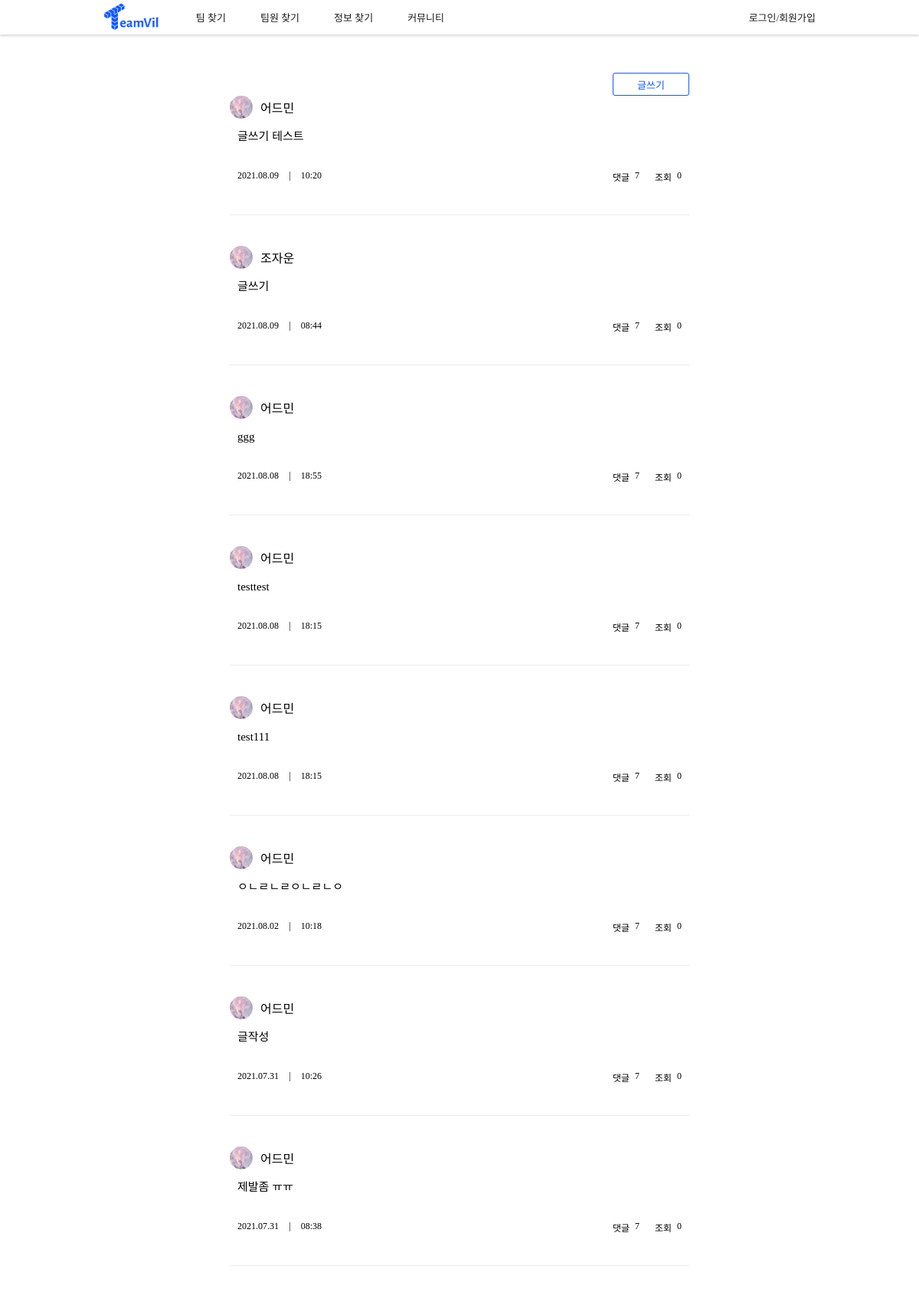
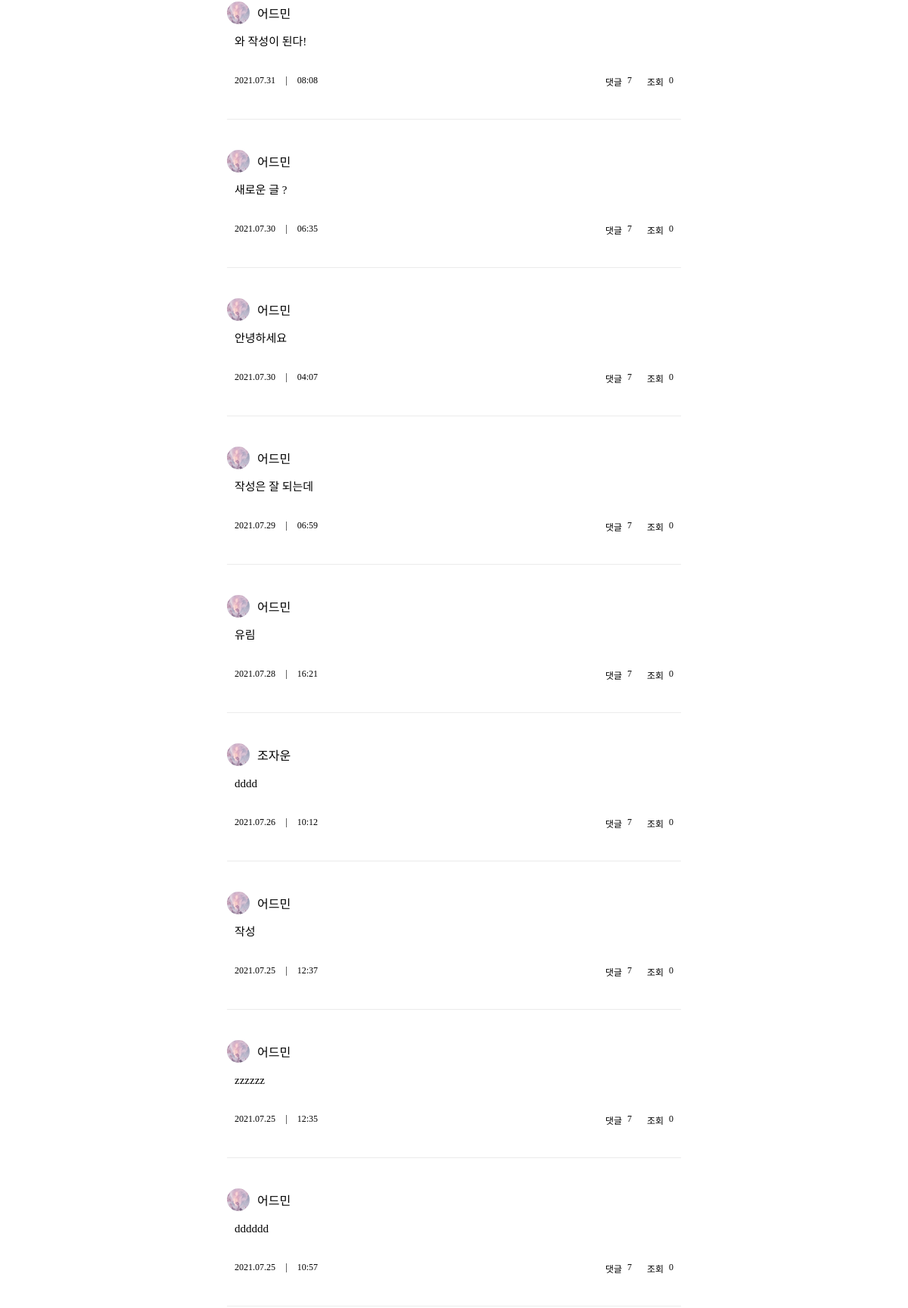
/community/community/ (upper part), run on the app's committed database (2 pictures, top to bottom).
### community/models.py (models this page shows)
class Com(models.Model):
    user_id = models.ForeignKey(User, on_delete = models.CASCADE, db_column="user_id")
    update_date = models.DateTimeField(auto_now=True)
    write_date = models.DateTimeField(auto_now_add= True)
    content = models.TextField()
    view_cnt = models.IntegerField(default=0)

### account/models.py (models this page shows, shortened)
class Profile(models.Model):
    user_id = models.ForeignKey(User, on_delete = models.CASCADE, db_column="user_id")
    name = models.CharField(max_length=25)
    mbti_id = models.ForeignKey(Mbti, on_delete = models.CASCADE, db_column="mbti_id")
    mbti_detail = models.CharField(max_length=100, null=True)
    email = models.CharField(max_length=45)
    phone = models.CharField(max_length=15)
    birthday = models.DateField()
    region1_id = models.ForeignKey(Region1, on_delete = models.CASCADE, db_column="region1_id")
    region2_id = models.ForeignKey(Region2, on_delete = models.CASCADE, db_column="region2_id")
    openPhone = models.IntegerField()
    openEmail = models.IntegerField()
    term_id = models.ForeignKey(Term, on_delete = models.CASCADE, db_column="term_id")
    field1_id = models.ForeignKey(Field1, on_delete = models.CASCADE, db_column="field1_id")
    field2 = models.CharField(max_length=20)
    state = models.IntegerField()
    job_id = models.ForeignKey(Job, on_delete = models.CASCADE, db_column="job_id")
    education_id = models.ForeignKey(Education, on_delete = models.CASCADE, db_column="education_id", null=True)
    isLink = models.IntegerField()
    isFile = models.IntegerField()
    isCarrer = models.IntegerField()
    pr = models.TextField(null=True)
    register = models.DateTimeField(default=timezone.now)
    photo = models.FileField(null=True)
    isReview = models.IntegerField()
    view_cnt = models.IntegerField(default=0)
    submit = models.IntegerField(default=0)

### community/views.py (the view)
# urls.py: path('community/', views.community, name="community"),
def community(request):
    community = Com.objects.all().order_by('-id')
    return render(request,'community.html', {'community':community})

### teamvil/templatetags/custom_tags.py (called while the page is built)
@register.simple_tag
def Name(profile): #community.user_id // reply.user_id
     user = User.objects.get(id=profile)
     profile = Profile.objects.get(user_id = user)
     name =  profile.name
     return name

@register.simple_tag
def get_profile_id(profile): #community.user_id // reply.user_id
     user = User.objects.get(id=profile)
     profile = Profile.objects.get(user_id = user)
     id =  profile.id
     return id

@register.simple_tag
def TimeFormat(write_date):
     write_date = write_date.strftime('%Y.%m.%d')
     return write_date

@register.simple_tag
def HourFormat(write_date):
     write_date = write_date.strftime('%H:%M')
     return write_date

### community/templates/community.html (shortened to what this page needs)
<!DOCTYPE html>
<html lang="en">
{% load static %}
{% load custom_tags %}
<head>
    <link rel="stylesheet" href="{% static 'css/base.css' %}">
    <link rel="stylesheet" href="{% static 'css/community.css' %}">
</head>
<body>
    {% include 'navbar.html' %}
    <div class="community-box">
        <section class="community-top-container spoqa-regular">
            <button onclick="newCommunity()">글쓰기</button>
        </section>
        <main class="community-main-container">
            {% for community in community.all %}
            <section class="community-item" onclick="openDetail()">
                <div class="community-profile-container" profile_id = '{% get_profile_id community.user_id.id %}'>
                    <img class="community-profile-img" src="{% static 'image/cloud.jpg' %}" alt="">
                    <p class="spoqa-regular">{% Name community.user_id.id %}</p>
                </div>
                <div class="community-content-container spoqa-light community-list-item" com_id = "{{community.id}}">
                    <p class="community-content">{{community.content}}</p>
                    <div class="community-extra-container">
                        <div class="community-datetime-container">
                            <p>{% TimeFormat community.write_date %}</p>
                            <p>|</p>
                            <p>{% HourFormat community.write_date %}</p>
                        </div>
                        <div class="community-comment-view-container">
                            <div class="community-comment-view-item">
                                <p>댓글</p>
                                <p>7</p>
                            </div>
                            <div class="community-comment-view-item">
                                <p>조회</p>
                                <p>{{community.view_cnt}}</p>
                            </div>
                        </div>
                    </div>
                </div>
            </section>
            {% endfor %}
        </main>
    </div>
</body>
</html>

### teamvil/static/css/base.css (style rules this page uses)
* { margin: 0; padding: 0; }
.spoqa-light { font-family: 'Spoqa Han Sans Neo', 'sans-serif'; font-weight: 300; }
.spoqa-regular { font-family: 'Spoqa Han Sans Neo', 'sans-serif'; font-weight: 400; }
body { display: flex; min-height: 100vh; flex-direction: column; }

### community/static/css/community.css (style rules this page uses)
.community-box { margin: 50px 300px; position: relative; }
.community-top-container { display: flex; justify-content: flex-end; }
.community-top-container button { width: 100px; height: 30px; border: 1px solid #0F59FF; border-radius: 3px; background-color: #ffffff; color: #0F59FF; font-size: 13px; }
.community-item { padding-bottom: 40px; margin-bottom: 40px; border-bottom: 1px solid #ebebeb; }
.community-profile-container { display: flex; align-items: center; margin-bottom: 10px; }
.community-profile-img { width: 30px; height: 30px; margin-right: 10px; border-radius: 100px; }
.community-profile-container p { font-size: 16px; }
.community-content-container { margin: 0 10px; }
.community-content { font-size: 15px; line-height: 1.8em; margin-bottom: 30px; }
.community-extra-container { display: flex; justify-content: space-between; font-size: 12px; }
.community-datetime-container { display: flex; justify-content: space-between; width: 110px; }
.community-comment-view-container { display: flex; justify-content: space-between; width: 90px; }
.community-comment-view-item { display: flex; justify-content: space-between; width: 35px; }

### data on the page
Com: user.name "어드민", content "글쓰기 테스트", write_date "2021.08.09", write_date "10:20", view_cnt "0"
Com: user.name "조자운", content "글쓰기", write_date "2021.08.09", write_date "08:44", view_cnt "0"
Com: user.name "어드민", content "ggg", write_date "2021.08.08", write_date "18:55", view_cnt "0"
Com: user.name "어드민", content "testtest", write_date "2021.08.08", write_date "18:15", view_cnt "0"
Com: user.name "어드민", content "test111", write_date "2021.08.08", write_date "18:15", view_cnt "0"
Com: user.name "어드민", content "ㅇㄴㄹㄴㄹㅇㄴㄹㄴㅇ", write_date "2021.08.02", write_date "10:18", view_cnt "0"
Com: user.name "어드민", content "글작성", write_date "2021.07.31", write_date "10:26", view_cnt "0"
Com: user.name "어드민", content "제발좀 ㅠㅠ", write_date "2021.07.31", write_date "08:38", view_cnt "0"
Com: user.name "어드민", content "와 작성이 된다!", write_date "2021.07.31", write_date "08:08", view_cnt "0"
Com: user.name "어드민", content "새로운 글 ?", write_date "2021.07.30", write_date "06:35", view_cnt "0"
Com: user.name "어드민", content "안녕하세요", write_date "2021.07.30", write_date "04:07", view_cnt "0"
Com: user.name "어드민", content "작성은 잘 되는데", write_date "2021.07.29", write_date "06:59", view_cnt "0"
Com: user.name "어드민", content "유림", write_date "2021.07.28", write_date "16:21", view_cnt "0"
Com: user.name "조자운", content "dddd", write_date "2021.07.26", write_date "10:12", view_cnt "0"
Com: user.name "어드민", content "작성", write_date "2021.07.25", write_date "12:37", view_cnt "0"
Com: user.name "어드민", content "zzzzzz", write_date "2021.07.25", write_date "12:35", view_cnt "0"
Com: user.name "어드민", content "dddddd", write_date "2021.07.25", write_date "10:57", view_cnt "0"
